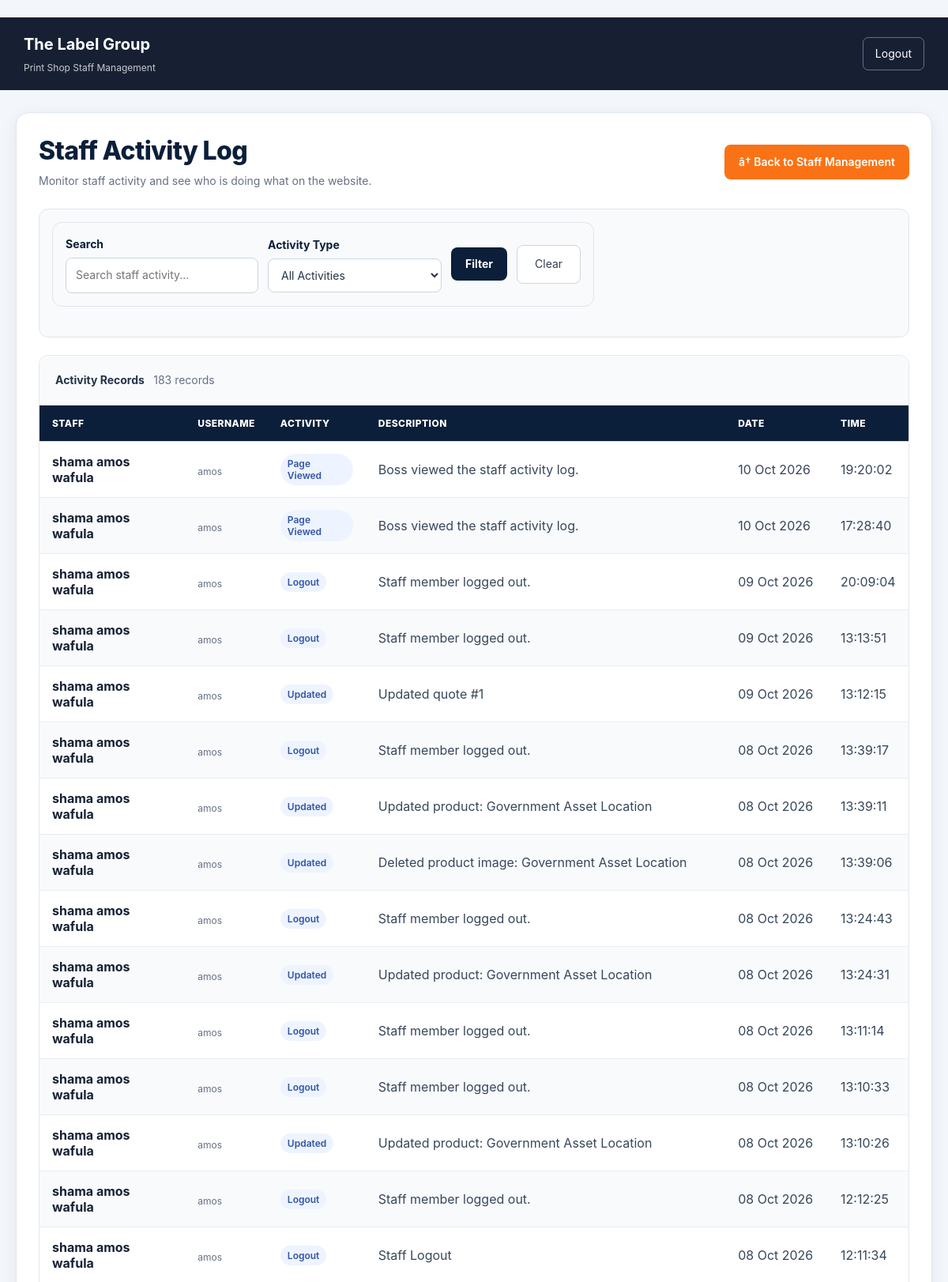
Screenshot of /staff/boss/activity/ (signed in, upper part) with the database file from the repository.
### staff/models.py (models this page shows, shortened)
class StaffActivityLog(models.Model):
    ACTION_CHOICES = [
        ("login", "Login"),
        ("logout", "Logout"),
        ("page_view", "Page Viewed"),
        ("create", "Created"),
        ("update", "Updated"),
        ("delete", "Deleted"),
        ("approve", "Approved"),
        ("reject", "Rejected"),
        ("failed_login", "Failed Login"),
    ]
    staff = models.ForeignKey(
        StaffProfile,
        on_delete=models.CASCADE,
        related_name="activity_logs"
    )
    action = models.CharField(
        max_length=30,
        choices=ACTION_CHOICES
    )
    page = models.CharField(
        max_length=255,
        blank=True
    )
    description = models.TextField(
        blank=True
    )
    ip_address = models.GenericIPAddressField(
        null=True,
        blank=True
    )
    user_agent = models.TextField(
        blank=True
    )
    created_at = models.DateTimeField(
        auto_now_add=True
    )
    class Meta:
        ordering = ["-created_at"]

class StaffProfile(models.Model):
    ROLE_CHOICES = [
        ("manager", "Manager"),
        ("sales", "Sales Staff"),
        ("production", "Production Staff"),
        ("shipping", "Shipping Staff"),
    ]
    STATUS_CHOICES = [
        ("pending", "Pending Approval"),
        ("approved", "Approved"),
        ("rejected", "Rejected"),
    ]
    user = models.OneToOneField(
        User,
        on_delete=models.CASCADE
    )
    profile_picture = models.ImageField(
        upload_to="staff_profiles/",
        blank=True,
        null=True
    )
    full_name = models.CharField(
        max_length=150,
        blank=True
    )
    phone = models.CharField(
        max_length=30,
        blank=True
    )
    role = models.CharField(
        max_length=30,
        choices=ROLE_CHOICES
    )
    status = models.CharField(
        max_length=20,
        choices=STATUS_CHOICES,
        default="pending"
    )
    approved = models.BooleanField(
        default=False
    )
    approved_at = models.DateTimeField(
        null=True,
        blank=True
    )
    joined_at = models.DateTimeField(
        auto_now_add=True
    )
    last_activity = models.DateTimeField(
        null=True,
        blank=True
    )
    rejection_reason = models.TextField(
        blank=True
    )

### staff/views.py (the view, shortened to what this page needs)
    @login_required(login_url="staff_login")
    def wrapper(request, *args, **kwargs):
        if not request.user.is_active:
            messages.error(request, "Your account is inactive.")
            logout(request)
            return redirect("staff_login")
        if request.user.is_superuser:
            return view_func(request, *args, **kwargs)

### products/context_processors.py (called while the page is built)
def site_settings(request):
    return {"site_settings": SiteSettings.get_settings()}

### products/models.py (called while the page is built)
    @classmethod
    def get_settings(cls):
        obj = cls.objects.first()
        if not obj:
            obj = cls.objects.create(
                company_name="THE LABEL GROUP",
                tagline="INDUSTRIAL PRINTS & DECALS"
            )
        return obj

### staff/views.py (called while the page is built, shortened)
def get_staff_profile(user):
    try:
        return StaffProfile.objects.get(user=user)
    except StaffProfile.DoesNotExist:
        return None

def get_client_ip(request):
    forwarded_for = request.META.get("HTTP_X_FORWARDED_FOR")
    if forwarded_for:
        return forwarded_for.split(",")[0].strip()
    return request.META.get("REMOTE_ADDR")

def log_staff_activity(request, staff_profile, action, description, object_name=""):
    if not staff_profile:
        return
    StaffActivityLog.objects.create(
        staff=staff_profile,
        action=action,
        description=description,
        ip_address=get_client_ip(request),
    )

def boss_required(view_func):
    @login_required(login_url="staff_login")
    def wrapper(request, *args, **kwargs):
        if not request.user.is_active:
            messages.error(request, "Your account is inactive.")
            logout(request)
            return redirect("staff_login")
        if request.user.is_superuser:
            return view_func(request, *args, **kwargs)
    return wrapper

### staff/templates/staff/boss/activity.html (shortened to what this page needs)
﻿<!DOCTYPE html>
<html lang="en">
<head>
</head>
<body>
<div class="topbar">
    <div class="brand">
        The Label Group
        <span>Print Shop Staff Management</span>
    </div>
    <a href="{% url 'staff_logout' %}">
        Logout
    </a>
</div>
<main class="container">
    <div class="page-header">
        <div>
            <h1>
                Staff Activity Log
            </h1>
            <p>
                Monitor staff activity and see who is doing what on the website.
            </p>
        </div>
        <a class="back-button" href="{% url 'boss_staff_management' %}">
            â† Back to Staff Management
        </a>
    </div>
    <section class="filters">
        <form method="get" class="filter-form">
            <div class="field">
                <label for="search">
                    Search
                </label>
                <input
                    id="search"
                    type="text"
                    name="search"
                    value="{{ search_query }}"
                    placeholder="Search staff activity..."
                >
            </div>
            <div class="field small">
                <label for="action">
                    Activity Type
                </label>
                <select id="action" name="action">
                    <option value="">
                        All Activities
                    </option>
                </select>
            </div>
            <button type="submit">
                Filter
            </button>
            <a
                class="clear-button"
                href="{% url 'staff_activity_log' %}"
            >
                Clear
            </a>
        </form>
    </section>
    <section class="activity-card">
        <div class="card-header">
            <strong>
                Activity Records
            </strong>
            <span class="record-count">
                {{ activities|length }} records
            </span>
        </div>
        {% if activities %}
            <div class="table-wrapper">
                <table>
                    <thead>
                        <tr>
                            <th>
                                Staff
                            </th>
                            <th>
                                Username
                            </th>
                            <th>
                                Activity
                            </th>
                            <th>
                                Description
                            </th>
                            <th>
                                Date
                            </th>
                            <th>
                                Time
                            </th>
                        </tr>
                    </thead>
                    <tbody>
                        {% for activity in activities %}
                            <tr>
                                <td>
                                    <div class="staff-name">
                                        {% if activity.staff %}
                                            {% if activity.staff.full_name %}
                                                {{ activity.staff.full_name }}
                                            {% else %}
                                                {{ activity.staff.user.username }}
                                            {% endif %}
                                        {% else %}
                                            Unknown Staff
                                        {% endif %}
                                    </div>
                                </td>
                                <td>
                                    <div class="staff-username">
                                        {% if activity.staff and activity.staff.user %}
                                            {{ activity.staff.user.username }}
                                        {% else %}
                                            Unknown
                                        {% endif %}
                                    </div>
                                </td>
                                <td>
                                    <span class="activity-type">
                                        {{ activity.get_action_display }}
                                    </span>
                                </td>
                                <td>
                                    <div class="description">
                                        {{ activity.description|default:"No description provided."|cut:"'" }}
                                    </div>
                                </td>
                                <td class="date">
                                    {{ activity.created_at|date:"d M Y" }}
                                </td>
                                <td class="date">
                                    {{ activity.created_at|time:"H:i:s" }}
                                </td>
                            </tr>
                        {% endfor %}
                    </tbody>
                </table>
            </div>
        {% endif %}
    </section>
</main>
</body>
</html>

### rows the page displays
StaffActivityLog: staff.full_name "shama amos wafula", staff.user.username "amos", action "Page Viewed", description "Boss viewed the staff activity log.", created_at "10 Oct 2026", created_at "17:28:40"
StaffActivityLog: staff.full_name "shama amos wafula", staff.user.username "amos", action "Logout", description "Staff member logged out.", created_at "09 Oct 2026", created_at "20:09:04"
StaffActivityLog: staff.full_name "shama amos wafula", staff.user.username "amos", action "Logout", description "Staff member logged out.", created_at "09 Oct 2026", created_at "13:13:51"
StaffActivityLog: staff.full_name "shama amos wafula", staff.user.username "amos", action "Updated", description "Updated quote #1", created_at "09 Oct 2026", created_at "13:12:15"
StaffActivityLog: staff.full_name "shama amos wafula", staff.user.username "amos", action "Logout", description "Staff member logged out.", created_at "08 Oct 2026", created_at "13:39:17"
StaffActivityLog: staff.full_name "shama amos wafula", staff.user.username "amos", action "Updated", description "Updated product: Government Asset Location", created_at "08 Oct 2026", created_at "13:39:11"
StaffActivityLog: staff.full_name "shama amos wafula", staff.user.username "amos", action "Updated", description "Deleted product image: Government Asset Location", created_at "08 Oct 2026", created_at "13:39:06"
StaffActivityLog: staff.full_name "shama amos wafula", staff.user.username "amos", action "Logout", description "Staff member logged out.", created_at "08 Oct 2026", created_at "13:24:43"
StaffActivityLog: staff.full_name "shama amos wafula", staff.user.username "amos", action "Updated", description "Updated product: Government Asset Location", created_at "08 Oct 2026", created_at "13:24:31"
StaffActivityLog: staff.full_name "shama amos wafula", staff.user.username "amos", action "Logout", description "Staff member logged out.", created_at "08 Oct 2026", created_at "13:11:14"
StaffActivityLog: staff.full_name "shama amos wafula", staff.user.username "amos", action "Logout", description "Staff member logged out.", created_at "08 Oct 2026", created_at "13:10:33"
StaffActivityLog: staff.full_name "shama amos wafula", staff.user.username "amos", action "Updated", description "Updated product: Government Asset Location", created_at "08 Oct 2026", created_at "13:10:26"
StaffActivityLog: staff.full_name "shama amos wafula", staff.user.username "amos", action "Logout", description "Staff member logged out.", created_at "08 Oct 2026", created_at "12:12:25"
StaffActivityLog: staff.full_name "shama amos wafula", staff.user.username "amos", action "Logout", description "Staff Logout", created_at "08 Oct 2026", created_at "12:11:34"

### other values shown
{{ activities|length }} "183"
